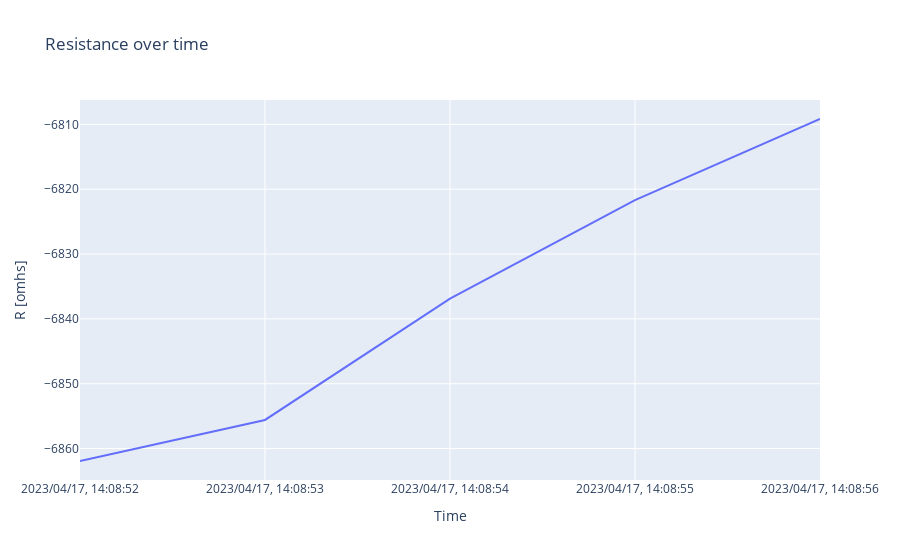
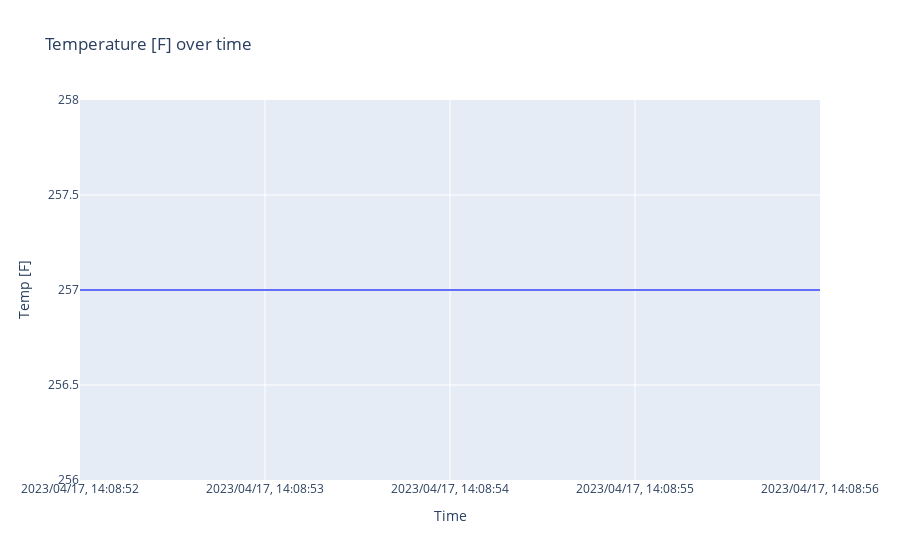
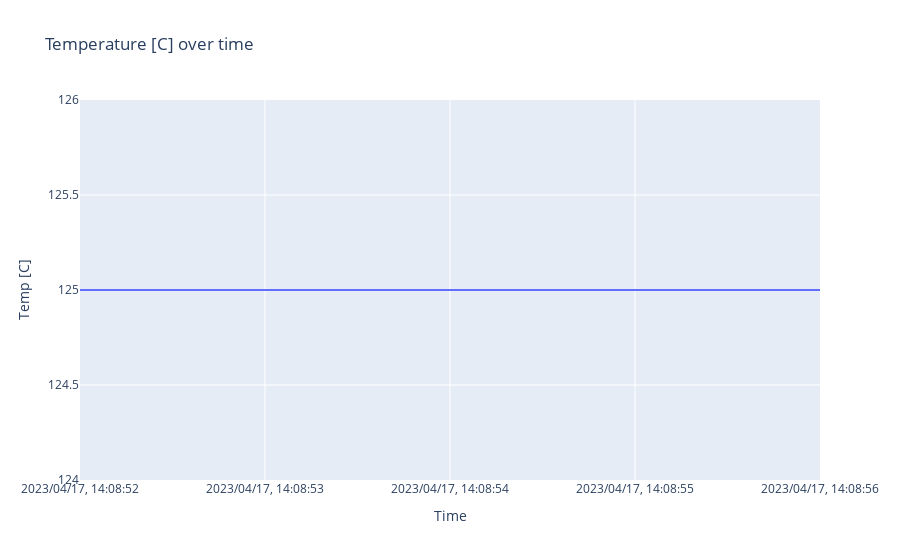
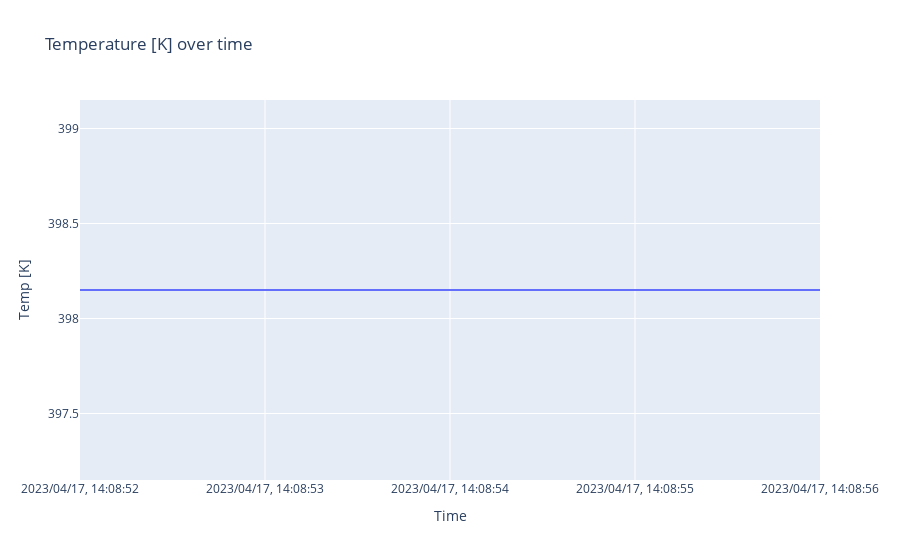

The cell these charts' notebook holds for them, in order:
### Code cell
figR = px.line(df, x = 'Time', y = 'R [omhs]', title='Resistance over time')
figR.show()

figF = px.line(df, x = 'Time', y = 'Temp [F]', title='Temperature [F] over time')
figF.show()

figC = px.line(df, x = 'Time', y = 'Temp [C]', title='Temperature [C] over time')
figC.show()

figK = px.line(df, x = 'Time', y = 'Temp [K]', title='Temperature [K] over time')
figK.show()

### Figure 1 — Plotly figure (JSON) as saved in the notebook; plotly's stock layout.template omitted (floating-point values rounded to 4 significant figures)
{"data": [{"hovertemplate": "Time=%{x}<br>R [omhs]=%{y}<extra></extra>", "legendgroup": "", "line": {"color": "#636efa", "dash": "solid"}, "marker": {"symbol": "circle"}, "mode": "lines", "name": "", "orientation": "v", "showlegend": false, "type": "scatter", "x": ["2023/04/17, 14:08:52", "2023/04/17, 14:08:53", "2023/04/17, 14:08:54", "2023/04/17, 14:08:55", "2023/04/17, 14:08:56"], "xaxis": "x", "y": [-6862.0, -6856.0, -6837.0, -6822.0, -6809.0], "yaxis": "y"}], "layout": {"legend": {"tracegroupgap": 0}, "title": {"text": "Resistance over time"}, "xaxis": {"anchor": "y", "domain": [0, 1], "title": {"text": "Time"}}, "yaxis": {"anchor": "x", "domain": [0, 1], "title": {"text": "R [omhs]"}}}}

### Figure 2 — Plotly figure (JSON) as saved in the notebook; plotly's stock layout.template omitted (floating-point values rounded to 4 significant figures)
{"data": [{"hovertemplate": "Time=%{x}<br>Temp [F]=%{y}<extra></extra>", "legendgroup": "", "line": {"color": "#636efa", "dash": "solid"}, "marker": {"symbol": "circle"}, "mode": "lines", "name": "", "orientation": "v", "showlegend": false, "type": "scatter", "x": ["2023/04/17, 14:08:52", "2023/04/17, 14:08:53", "2023/04/17, 14:08:54", "2023/04/17, 14:08:55", "2023/04/17, 14:08:56"], "xaxis": "x", "y": [257, 257, 257, 257, 257], "yaxis": "y"}], "layout": {"legend": {"tracegroupgap": 0}, "title": {"text": "Temperature [F] over time"}, "xaxis": {"anchor": "y", "domain": [0, 1], "title": {"text": "Time"}}, "yaxis": {"anchor": "x", "domain": [0, 1], "title": {"text": "Temp [F]"}}}}

### Figure 3 — Plotly figure (JSON) as saved in the notebook; plotly's stock layout.template omitted (floating-point values rounded to 4 significant figures)
{"data": [{"hovertemplate": "Time=%{x}<br>Temp [C]=%{y}<extra></extra>", "legendgroup": "", "line": {"color": "#636efa", "dash": "solid"}, "marker": {"symbol": "circle"}, "mode": "lines", "name": "", "orientation": "v", "showlegend": false, "type": "scatter", "x": ["2023/04/17, 14:08:52", "2023/04/17, 14:08:53", "2023/04/17, 14:08:54", "2023/04/17, 14:08:55", "2023/04/17, 14:08:56"], "xaxis": "x", "y": [125, 125, 125, 125, 125], "yaxis": "y"}], "layout": {"legend": {"tracegroupgap": 0}, "title": {"text": "Temperature [C] over time"}, "xaxis": {"anchor": "y", "domain": [0, 1], "title": {"text": "Time"}}, "yaxis": {"anchor": "x", "domain": [0, 1], "title": {"text": "Temp [C]"}}}}

### Figure 4 — Plotly figure (JSON) as saved in the notebook; plotly's stock layout.template omitted (floating-point values rounded to 4 significant figures)
{"data": [{"hovertemplate": "Time=%{x}<br>Temp [K]=%{y}<extra></extra>", "legendgroup": "", "line": {"color": "#636efa", "dash": "solid"}, "marker": {"symbol": "circle"}, "mode": "lines", "name": "", "orientation": "v", "showlegend": false, "type": "scatter", "x": ["2023/04/17, 14:08:52", "2023/04/17, 14:08:53", "2023/04/17, 14:08:54", "2023/04/17, 14:08:55", "2023/04/17, 14:08:56"], "xaxis": "x", "y": [398.1, 398.1, 398.1, 398.1, 398.1], "yaxis": "y"}], "layout": {"legend": {"tracegroupgap": 0}, "title": {"text": "Temperature [K] over time"}, "xaxis": {"anchor": "y", "domain": [0, 1], "title": {"text": "Time"}}, "yaxis": {"anchor": "x", "domain": [0, 1], "title": {"text": "Temp [K]"}}}}
